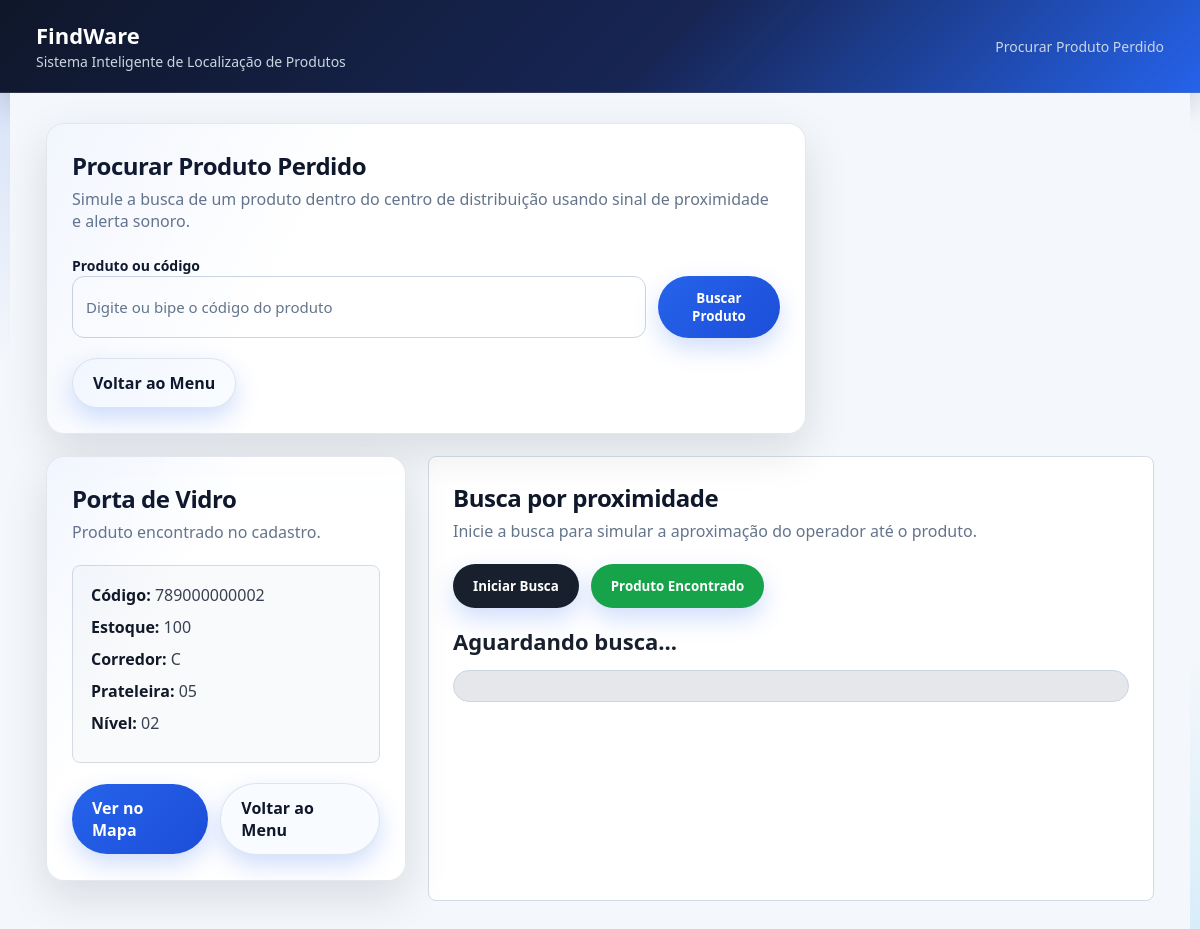
Screenshot of /procurar_produto.php?busca=789000000002 with the database file from the repository.
### tables this page shows
CREATE TABLE produtos (
    id INT AUTO_INCREMENT PRIMARY KEY,
    nome VARCHAR(150) NOT NULL,
    codigo VARCHAR(50) NOT NULL UNIQUE,
    codigo_barras VARCHAR(100) UNIQUE,
    corredor VARCHAR(10) NOT NULL,
    prateleira VARCHAR(10) NOT NULL,
    nivel VARCHAR(10) NOT NULL,
    estoque INT NOT NULL DEFAULT 0,
    criado_em TIMESTAMP DEFAULT CURRENT_TIMESTAMP
);

### conectar.php (called while the page is built, shortened)
<?php
function esc($conn, $valor) {
    return mysqli_real_escape_string($conn, trim($valor));
}
function h($valor) {
    return htmlspecialchars($valor, ENT_QUOTES, 'UTF-8');
}
?>

### procurar_produto.php (the view, shortened to what this page needs)
<?php
include "conectar.php";
$produto = null;
if (isset($_GET['busca'])) {
    $busca = esc($conn, $_GET['busca']);
    $sql = "SELECT * FROM produtos
            WHERE codigo_barras = '$busca'
            OR codigo = '$busca'
            OR nome LIKE '%$busca%'";
    $resultado = mysqli_query($conn, $sql);
    $produto = mysqli_fetch_assoc($resultado);
}
?>
<!DOCTYPE html>
<html lang="pt-BR">
<head>
<link rel="stylesheet" href="assets/style.css">
</head>
<body>
<div class="topo">
    <div>
        <h1>FindWare</h1>
        <span>Sistema Inteligente de Localização de Produtos</span>
    </div>
    <span>Procurar Produto Perdido</span>
</div>
<div class="container">
    <div class="card busca-card">
        <div class="titulo">
            <h2>Procurar Produto Perdido</h2>
            <p>
                Simule a busca de um produto dentro do centro de distribuição usando sinal de proximidade e alerta sonoro.
            </p>
        </div>
        <form method="GET">
            <label>Produto ou código</label>
            <div class="campo-busca">
                <input
                    type="text"
                    name="busca"
                    placeholder="Digite ou bipe o código do produto"
                    required>
                <button type="submit">
                    Buscar Produto
                </button>
            </div>
        </form>
        <div class="acoes">
            <a href="menu.php" class="btn btn-secundario">
                Voltar ao Menu
            </a>
        </div>
    </div>
    <?php if ($produto): ?>
        <div class="produto-layout">
            <div class="card">
                <div class="titulo">
                    <h2><?php echo $produto['nome']; ?></h2>
                    <p>Produto encontrado no cadastro.</p>
                </div>
                <div class="info-produto">
                    <p><strong>Código:</strong> <?php echo h($produto['codigo_barras']); ?></p>
                    <p><strong>Estoque:</strong> <?php echo h($produto['estoque']); ?></p>
                    <p><strong>Corredor:</strong> <?php echo h($produto['corredor']); ?></p>
                    <p><strong>Prateleira:</strong> <?php echo h($produto['prateleira']); ?></p>
                    <p><strong>Nível:</strong> <?php echo h($produto['nivel']); ?></p>
                </div>
                <div class="acoes">
                    <a href="mapa.php?busca=<?php echo urlencode($produto['codigo_barras']); ?>" class="btn">
                        Ver no Mapa
                    </a>
                    <a href="menu.php" class="btn btn-secundario">
                        Voltar ao Menu
                    </a>
                </div>
            </div>
            <div class="busca-sinal">
                <div class="titulo">
                    <h2>Busca por proximidade</h2>
                    <p>
                        Inicie a busca para simular a aproximação do operador até o produto.
                    </p>
                </div>
                <div class="acoes">
                    <button onclick="iniciarBusca()" class="btn-busca" type="button">
                        Iniciar Busca
                    </button>
                    <button onclick="pararBusca()" class="btn-encontrado" type="button">
                        Produto Encontrado
                    </button>
                </div>
                <div id="status" class="status">
                    Aguardando busca...
                </div>
                <div class="barra">
                </div>
            </div>
        </div>
    <?php endif; ?>
</div>
</body>
</html>

### assets/style.css (style rules this page uses)
* { margin: 0; padding: 0; box-sizing: border-box; font-family: 'Segoe UI', Roboto, Arial, sans-serif; }
:root { --bg: #f4f7fb; --topo: linear-gradient(135deg, #0f172a 0%, #172554 55%, #2563eb 100%); --card: rgba(255, 255, 255, 0.92); --card-secundario: #f8fbff; --texto: #0f172a; --texto-suave: #64748b; --texto-claro: #cbd5e1; --borda: rgba(148, 163, 184, 0.25); --input-bg: #ffffff; --input-borda: #cbd5e1; --botao: linear-gradient(135deg, #2563eb 0%, #1d4ed8 100%); --botao-hover: linear-gradient(135deg, #1d4ed8 0%, #1e40af 100%); --verde: #15803d; --vermelho: #b91c1c; --laranja: #d97706; --shadow: 0 16px 45px rgba(15, 23, 42, 0.12); }
body { background: radial-gradient(circle at top left, rgba(37, 99, 235, 0.18), transparent 24%), radial-gradient(circle at bottom right, rgba(14, 165, 233, 0.12), transparent 18%), var(--bg); color: var(--texto); min-height: 100vh; }
.container { max-width: 1180px; margin: 0 auto; }
.topo { min-height: 78px; background: var(--topo); color: white; display: flex; align-items: center; justify-content: space-between; padding: 20px 36px; border-bottom: 1px solid rgba(255,255,255,0.12); box-shadow: 0 10px 30px rgba(15, 23, 42, 0.18); }
.topo h1 { font-size: 22px; color: white; }
.topo span, .topo p { color: var(--texto-claro); font-size: 14px; }
.container { padding: 30px 36px; background: var(--bg); }
.titulo { margin-bottom: 22px; }
.titulo h2 { color: var(--texto); font-size: 24px; letter-spacing: -0.02em; }
.titulo p { color: var(--texto-suave); margin-top: 6px; }
.card, .area-menu, .card-indicador, .busca-sinal, .mapa-area, .info-produto, .qr-box, .scanner-box, .dicas, .resumo, .audio-box, .localizacao-destaque, .form-atualizar, .resultado-card { background: var(--card); border: 1px solid var(--borda); color: var(--texto); }
.card { border-radius: 18px; padding: 25px; margin-bottom: 20px; box-shadow: var(--shadow); backdrop-filter: blur(10px); position: relative; overflow: hidden; }
.card::before { content: ""; position: absolute; inset: 0; background: linear-gradient(120deg, rgba(37, 99, 235, 0.06), transparent 35%); pointer-events: none; }
input, select { width: 100%; padding: 13px; border: 1px solid var(--input-borda); border-radius: 12px; margin-bottom: 15px; font-size: 15px; background: var(--input-bg); color: var(--texto); transition: border-color 0.2s ease, box-shadow 0.2s ease; }
input::placeholder { color: var(--texto-suave); }
label { font-size: 14px; font-weight: bold; color: var(--texto); margin-bottom: 6px; }
button, .btn { background: var(--botao); color: white; border: none; padding: 13px 20px; border-radius: 999px; cursor: pointer; font-weight: 700; text-decoration: none; display: inline-block; box-shadow: 0 10px 24px rgba(37, 99, 235, 0.22); transition: transform 0.18s ease, box-shadow 0.18s ease; }
.btn-secundario, .voltar { background: var(--card-secundario); color: var(--texto); border: 1px solid var(--borda); }
.acoes { display: flex; gap: 12px; align-items: center; margin-top: 20px; }
.barra { background: var(--card-secundario); border-color: var(--borda); }

### procurar_produto.php (style rules this page uses)
.busca-card { max-width: 760px; }
.campo-busca { display: flex; gap: 12px; }
.campo-busca input { margin-bottom: 0; }
.produto-layout { display: grid; grid-template-columns: 360px 1fr; gap: 22px; margin-top: 22px; }
.info-produto { background: #f9fafb; border: 1px solid #d5dbe3; border-radius: 8px; padding: 18px; }
.info-produto p { margin-bottom: 10px; color: #374151; }
.info-produto strong { color: #111827; }
.busca-sinal { background: white; border: 1px solid #d5dbe3; border-radius: 8px; padding: 24px; }
.status { font-size: 22px; font-weight: bold; color: #17202c; margin-top: 18px; margin-bottom: 14px; }
.barra { width: 100%; height: 32px; background: #e5e7eb; border-radius: 999px; overflow: hidden; border: 1px solid #cbd5e1; }
.btn-encontrado { background: #16a34a; }
.btn-busca { background: #17202c; }

### rows the page displays
produtos: nome "Porta de Vidro", codigo_barras "789000000002", estoque "100", corredor "C", prateleira "05", nivel "02"
